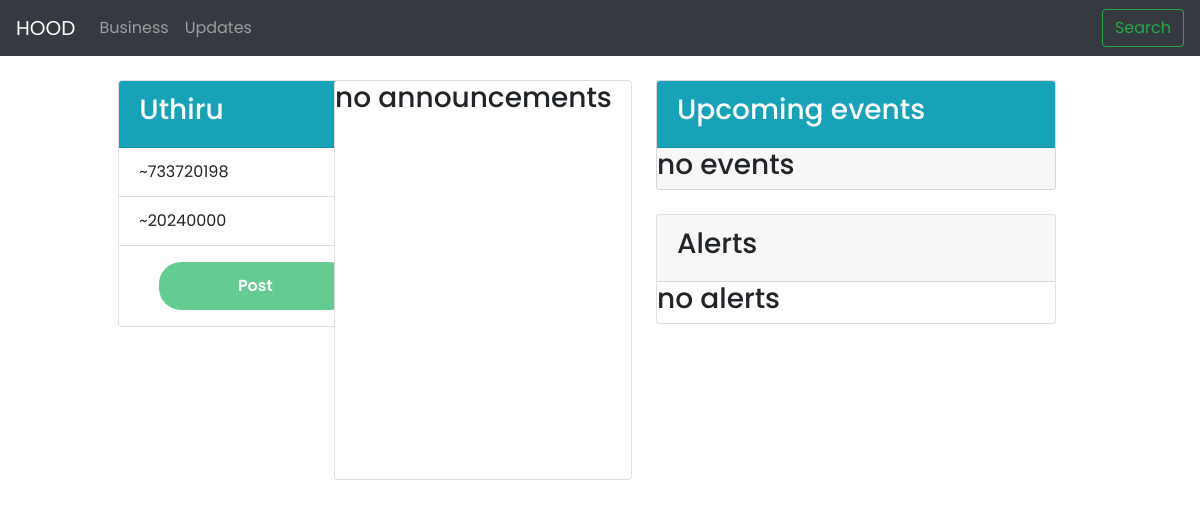
Page /updates/ (signed in) on the earlier database version.
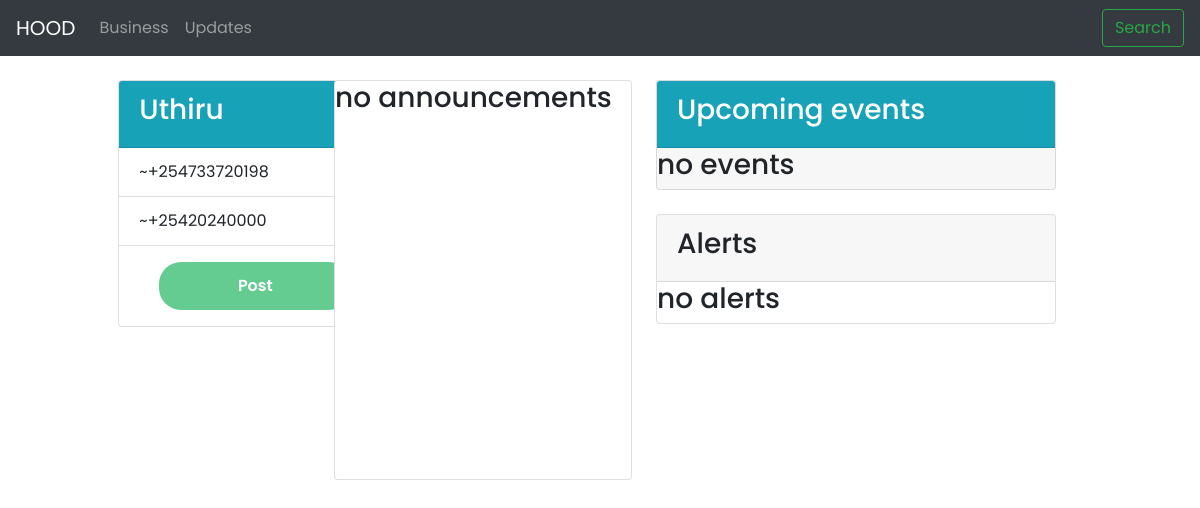
Same page on the later database version.
### hoodapp/models.py (models this page shows, shortened)
class Neighbourhood(models.Model):
    name = models.CharField(max_length=255)
    location = models.ForeignKey(Location,on_delete=models.CASCADE)
    occupants_count = models.IntegerField(default=0,blank=True,null=True)
    police_num = models.CharField(max_length=255,null=True,blank=True)
    hospital_num = models.CharField(max_length=255,null=True,blank=True)
    def __str__(self):
        return self.name

### hoodapp/views.py (the view, shortened to what this page needs)
# urls.py: path('updates/',views.Updates_view,name='updates'),
def Updates_view(request):
    stories = Hood_update.objects.filter(category__category_name='Announcements',
        neighbourhood=request.user.profile.neighbourhood)
    alerts = Hood_update.objects.filter(category__category_name='Alerts',
        neighbourhood=request.user.profile.neighbourhood)
    events = Hood_update.objects.filter(category__category_name='Events',
    neighbourhood=request.user.profile.neighbourhood)
    neibdetails = Neighbourhood.objects.get(
            name=request.user.profile.neighbourhood)
    categories = Category.objects.all()
    context = {
        'stories': stories,
        'alerts': alerts,
        'events': events,
        'neibdetails': neibdetails,
        'categories': categories
        }
    return render(request, 'hood/updates.html',context)

### hoodapp/templates/hood/updates.html (shortened to what this page needs)
{% extends 'hood/layout.html' %}
{% block content%}
<div class="container-fluid" id="main">
  <div class="row px-1 py-4">
    <div class="col-md-1">
    </div>
    <div class="col-md-2">
      <div class="card" style="width: 18rem;">
        <div class="card-header bg-info">
          <h3 class="text-white w-bold">{{neibdetails.name}}</h3>
        </div>
        <ul class="list-group list-group-flush">
          <li class="list-group-item">~{{neibdetails.hospital_num}}</li>
          <li class="list-group-item">~{{neibdetails.police_num}}</li>
        </ul>
          <a href="" class="px-4 py-3" data-bs-toggle="modal" data-bs-target="#post">
            <button class="btn22" type="submit">
              Post</button>
          </a>
      </div>
     </div>
     <div class="col-md-3 card" id="cardstory">
      <div class="row">
        {% for story in stories %}
        <div>
         <div class="str">
          <div class="author d-flex py-2 px-3">
          <img class="authorimg" src="{{story.author.profile.avatar.url}}" alt="">
          <p class="px-1 py-1">
            <strong>{{story.author.username}}</strong>
          </p>
          </div>
         </div>
         <div class="storysec px-3">
          <img src="{{story.image.url}}" alt="" srcset="">
          <h5>{{story.title}}</h5>
          <p>{{story.description | truncatewords:10}}</p>
         </div>
        </div>
        {% empty %}
        <div>
          <h3>no announcements</h3>
        </div>
        {% endfor %}
      </div>
     </div>
     <div class="col-md-3 px-4">
      <div class="card" style="width: 25rem;background-color: #F7F7F7;">
        <div class="card-header bg-info">
          <h3 class="text-white w-bold">Upcoming events</h3>
        </div>
        {% for event in events %}
        <div class="events px-3 py-2">
          <div class="card" id="event">
            <div class="div px-2 py-2">
              <span>
                <span class="iconify" data-icon="ci:dot-04-l" style="color: #9826ab;" data-width="30" data-height="30"></span>10:00-11:00
              </span>
              <p>
                <strong>{{event.description}}</strong>
              </p>
            </div>
          </div>
        </div>
        {% empty %}
        <div>
          <h3>no events</h3>
        </div>
        {% endfor %}
      </div>
        <div class="py-4">
        <div class="card" style="width: 25rem;">
          <div class="card-header">
          <h3>Alerts</h3>
          </div>
          {% for alert in alerts %}
          <div class="events px-3 py-2">
            <div class="card" id="event">
              <div class="div px-2 py-2">
                <span>
                  <strong>{{alert.title}}</strong>
                </span>
                <p>
                  {{alert.description | truncatewords:6}}
                </p>
              </div>
            </div>
          </div>
          {% empty %}
          <div>
            <h3>no alerts</h3>
          </div>
          {% endfor %}
        </div>
      </div>
     </div>
  </div>
</div>
{% endblock %}

Differences in the rows shown:
changed Neighbourhood "Uthiru": hospital_num "733720198" → "+254733720198"; police_num "20240000" → "+25420240000"
